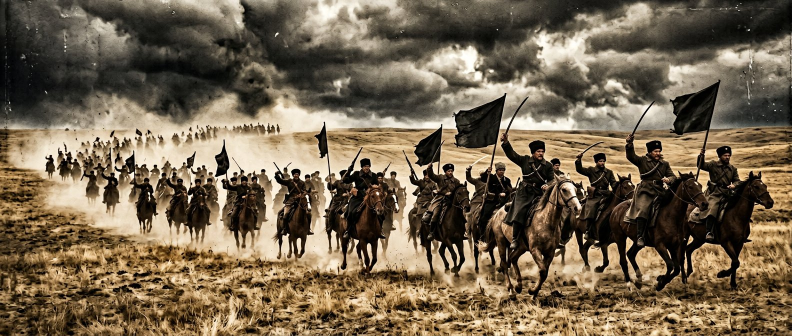
#> input picture mod_page/assets/banners/banner_main.jpg, 1584 x 672 px, found by its file name (shown at 1/2 size)
$ python generate_expanded_promo_v3.py
#> lines starting #> are read from the running program, lines starting #| are printed output that depends on the picture
import os
import subprocess
from PIL import Image, ImageDraw, ImageFont, ImageEnhance

ROOT = "/home/astra/.gemini/antigravity/scratch/hoi4_gulyaypole_mod_release"
OUTPUT_DIR = os.path.join(ROOT, "promo_video")
SLIDES_DIR = os.path.join(OUTPUT_DIR, "slides_v3")
os.makedirs(SLIDES_DIR, exist_ok=True)
CLIPS_DIR = os.path.join(OUTPUT_DIR, "clips_v3")
os.makedirs(CLIPS_DIR, exist_ok=True)

FONT_BOLD = os.path.join(ROOT, "tools/fonts/SourceSerifPro-Bold.ttf")
FONT_BLACK = os.path.join(ROOT, "tools/fonts/SourceSerifPro-Black.ttf")
FONT_REG = os.path.join(ROOT, "tools/fonts/SourceSerifPro-Regular.ttf")

AUDIO_TRACK = os.path.join(ROOT, "music/mongol_shuudan_lyubo.ogg")
FINAL_VIDEO = os.path.join(OUTPUT_DIR, "gulyaypole_mod_official_trailer.mp4")

WIDTH, HEIGHT = 1920, 1080

slides_data = [
    {
        "id": "slide_01",
        "bg": "mod_page/assets/banners/banner_main.jpg",
        "title": "ГУЛЯЙПОЛЕ: ВОЛЬНАЯ ТЕРРИТОРИЯ",
        "subtitle": "Hearts of Iron IV • Версия 1.19.2",
        "badge": "АЛЬТЕРНАТИВНАЯ ИСТОРИЯ • ВЕРСИЯ 1.6.1",
        "duration": 5.0
    },
    {
        "id": "slide_02",
        "bg": "mod_page/assets/makhno.jpg",
        "title": "«АНАРХИЯ — МАТЬ ПОРЯДКА!»",
        "subtitle": "Альтернативный 1936 год: Махновское движение отстояло юг",
        "badge": "БАТЬКО НЕСТОР МАХНО",
        "duration": 4.5
    },
    {
        "id": "slide_03",
        "bg": "mod_page/assets/news/black_guard_march.jpg",
        "title": "СУРОВОЕ ЭХО 1921 ГОДА",
        "subtitle": "Потери в огне Гражданской войны: армию предстоит растить заново",
        "badge": "ВЫБИТОЕ ПОКОЛЕНИЕ ВЕТЕРАНОВ",
        "duration": 4.5
    },
    {
        "id": "slide_04",
        "bg": "mod_page/assets/gallery/camp_council.jpg",
        "title": "ЗЕМЛЯ — КРЕСТЬЯНАМ, ВОЛЯ — НАРОДУ!",
        "subtitle": "Беспартийные Советы, крестьянские коммуны и вольные сходы",
        "badge": "ОБЩЕСТВО БЕЗ ВЕРТИКАЛИ ВЛАСТИ",
        "duration": 4.5
    },
    {
        "id": "slide_05",
        "bg": "mod_page/assets/gallery/cavalry_charge.jpg",
        "title": "ПОВСТАНЧЕСКАЯ КАВАЛЕРИЯ",
        "subtitle": "Молниеносные прорывы, сабельные атаки и рейды по тылам противника",
        "badge": "РЕВОЛЮЦИОННАЯ ПОВСТАНЧЕСКАЯ АРМИЯ",
        "duration": 4.5
    },
    {
        "id": "slide_06",
        "bg": "mod_page/assets/gallery/tachanka.jpg",
        "title": "ЛЕГЕНДАРНЫЕ ТАЧАНКИ И БРОНЕВИКИ",
        "subtitle": "Уникальная ветка техники со своими спрайтами: от пулемётных повозок до тяжёлых броневиков",
        "badge": "СОБСТВЕННЫЙ АРСЕНАЛ И ТЕХНОЛОГИИ",
        "duration": 5.0
    },
    {
        "id": "slide_07",
        "bg": "mod_page/assets/gallery/armored_train.jpg",
        "title": "СТАЛЬНЫЕ ТАРАНЫ РЕСПУБЛИКИ",
        "subtitle": "Бронепоезда «Свобода или Смерть», «Батько Махно» и «Гроза Степей»",
        "badge": "УНИКАЛЬНЫЕ БРОНЕПОЕЗДА С ФЛАГОМ ГУЛЯЙПОЛЯ",
        "duration": 5.0
    },
    {
        "id": "slide_08",
        "bg": "mod_page/assets/news/dnieper_electric.jpg",
        "title": "УГОЛЬНЫЙ КРИЗИС ДОНБАССА",
        "subtitle": "Шахтёры Юзовки и Луганска бастуют: налаживайте снабжение и диалог с фабзавкомами",
        "badge": "НОВАЯ МЕХАНИКА ИНТЕГРАЦИИ ПРОМЫШЛЕННОСТИ",
        "duration": 5.0
    },
    {
        "id": "slide_09",
        "bg": "mod_page/assets/news/anarchist_congress.jpg",
        "title": "ИНДУСТРИАЛИЗАЦИЯ И ДНЕПРОГЭС",
        "subtitle": "Развитие угольных синдикатов, заводов Екатеринослава и гидроэлектростанций",
        "badge": "ЭКОНОМИКА ВОЛЬНЫХ СИНДИКАТОВ",
        "duration": 4.5
    },
    {
        "id": "slide_10",
        "bg": "mod_page/assets/news/sevastopol_fleet.jpg",
        "title": "ВОЛЬНЫЙ ЧЕРНОМОРСКИЙ ФЛОТ",
        "subtitle": "Севастопольский бастион, торпедные катера и балтийские матросы Кронштадта",
        "badge": "МОРСКАЯ ОБОРОНА И ПРОЛИВЫ",
        "duration": 4.5
    },
    {
        "id": "slide_11",
        "bg": "mod_page/assets/news/madrid_international.jpg",
        "title": "ПОМОЩЬ РЕВОЛЮЦИИ В ИСПАНИИ",
        "subtitle": "Братство с CNT-FAI: спасение Каталонии, оружие и добровольческие колонны РПА",
        "badge": "МЕЖДУНАРОДНАЯ СОЛИДАРНОСТЬ",
        "duration": 5.0
    },
    {
        "id": "slide_12",
        "bg": "mod_page/assets/gallery/village_storm.jpg",
        "title": "ОСОБАЯ КОНТРРАЗВЕДКА ЛЬВА ЗАДОВА",
        "subtitle": "Чистки от шпионов НКВД, белогвардейских заговоров и спящие сети в тылу врага",
        "badge": "БЕЗОПАСНОСТЬ БЕЗ ГОСПЕРСОНАЛА",
        "duration": 4.5
    },
    {
        "id": "slide_13",
        "bg": "mod_page/assets/news/radio_tower.jpg",
        "title": "ГОРДОСТЬ ДВИЖЕНИЯ: ЛИДЕРЫ И КОМАНДИРЫ",
        "subtitle": "Белаш, Щусь, Кузьменко, Никифорова, Каретник с аутентичными портретами",
        "badge": "ИСТОРИЧЕСКИЕ ДЕЯТЕЛИ И СОВЕТНИКИ",
        "duration": 4.5
    },
    {
        "id": "slide_14",
        "bg": "mod_page/assets/banners/banner_story.jpg",
        "title": "СВЫШЕ 190 НАЦИОНАЛЬНЫХ ФОКУСОВ",
        "subtitle": "Колоссальное древо развития, союзы с мировыми державами или Чёрный Интернационал",
        "badge": "НЕБЫВАЛАЯ ГЛУБИНА И РЕИГРАБЕЛЬНОСТЬ",
        "duration": 5.0
    },
    {
        "id": "slide_15",
        "bg": "mod_page/assets/historical_makhno_berdyansk_1919.jpg",
        "title": "НЕСТОР МАХНО И ШТАБ ПОВСТАНЦЕВ",
        "subtitle": "Культовый саундтрек «Монгол Шуудан», живая история и дух вольной борьбы",
        "badge": "ИСТОРИЧЕСКАЯ ХРОНИКА • БЕРДЯНСК, 1919",
        "custom_crop_top": 20,
        "card_height_reduction": 50,
        "duration": 5.0
    },
    {
        "id": "slide_16",
        "bg": "mod_page/assets/hero.jpg",
        "title": "ВСТУПАЙТЕ В БОЙ ЗА ВОЛЬНУЮ СТЕПЬ!",
        "subtitle": "Поднимайте чёрные знамёна! Судьба мира зависит от вашей воли!",
        "badge": "СКАЧИВАЙТЕ В STEAM WORKSHOP",
        "duration": 4.5
    },
    {
        "id": "slide_17",
        "is_outro": True,
        "duration": 6.0
    }
]

def make_standard_slide(slide):
    bg_path = os.path.join(ROOT, slide["bg"])
    im = Image.open(bg_path).convert("RGB")
#> im is the input picture: PIL image 1584x672 RGB; mean R, G, B 117.1, 101.4, 79.2

    im_ratio = im.width / im.height
#> im_ratio = 2.36
    target_ratio = WIDTH / HEIGHT
    if im_ratio > target_ratio:
        new_height = HEIGHT
        new_width = int(new_height * im_ratio)
#> new_width = 2545
    else:
        new_width = WIDTH
        new_height = int(new_width / im_ratio)

    im = im.resize((new_width, new_height), Image.Resampling.LANCZOS)
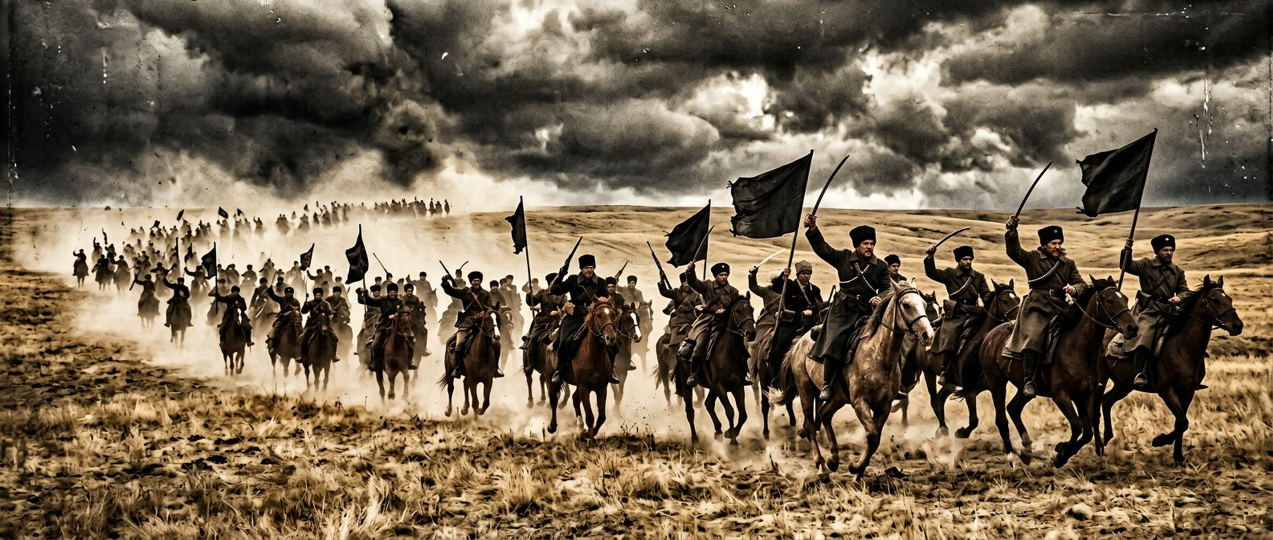
#> im: PIL image 2545x1080 RGB (shown at 1/2 size); mean R, G, B 117.1, 101.5, 79.3
    left = (im.width - WIDTH) // 2
#> left = 312
    if "custom_crop_top" in slide:
        top = slide["custom_crop_top"]
    else:
        top = (im.height - HEIGHT) // 2
#> top = 0
    im = im.crop((left, top, left + WIDTH, top + HEIGHT))
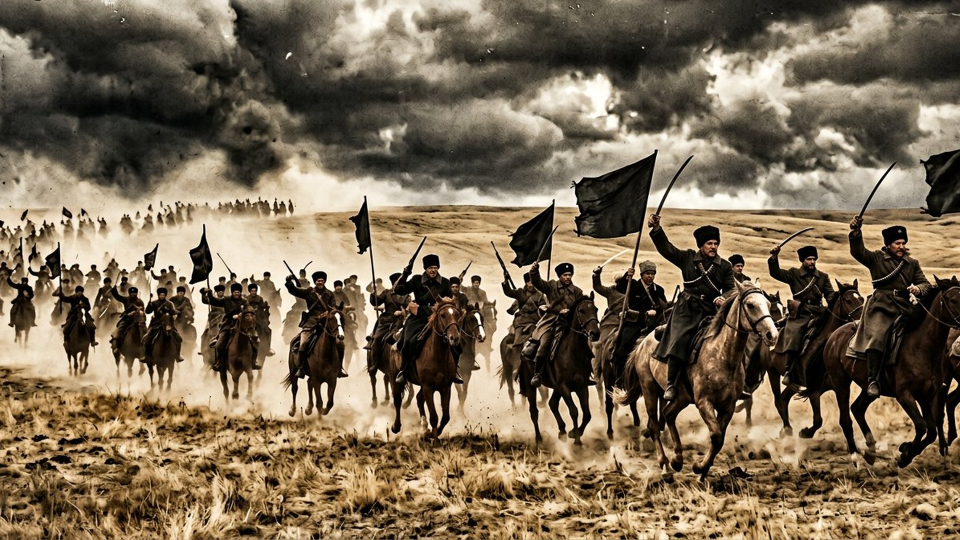
#> im: PIL image 1920x1080 RGB (shown at 1/2 size); mean R, G, B 121.8, 106.2, 84.1

    im = ImageEnhance.Contrast(im).enhance(1.18)
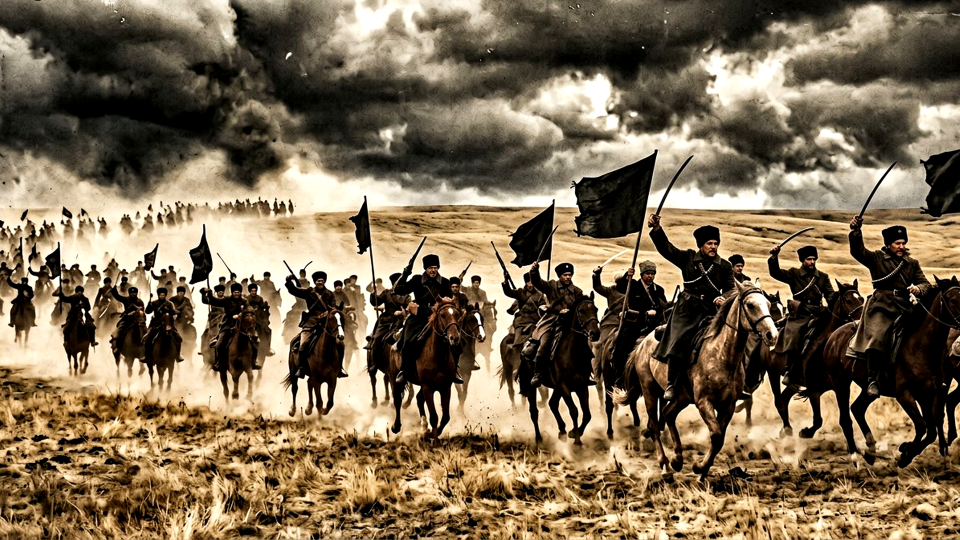
#> im: PIL image 1920x1080 RGB (shown at 1/2 size); mean R, G, B 123.7, 106.6, 81.7
    im = ImageEnhance.Color(im).enhance(0.85)

    overlay = Image.new("RGBA", (WIDTH, HEIGHT), (0, 0, 0, 0))
#> overlay: PIL image 1920x1080 RGBA; every value is 0
    odraw = ImageDraw.Draw(overlay)

    for y in range(HEIGHT):
        alpha = int(175 * (y / HEIGHT)**1.6)
        if y < 350:
            top_alpha = int(120 * ((350 - y) / 350)**1.8)
            alpha = max(alpha, top_alpha)
        odraw.line([(0, y), (WIDTH, y)], fill=(12, 10, 8, alpha))

    reduction = slide.get("card_height_reduction", 0)
    card_top = HEIGHT - 380 + reduction
    card_bot = HEIGHT - 90
    card_left = 120
    card_right = WIDTH - 120
    odraw.rectangle([card_left, card_top, card_right, card_bot], fill=(15, 13, 11, 215), outline=(195, 155, 90, 240), width=3)

    im = Image.alpha_composite(im.convert("RGBA"), overlay).convert("RGB")
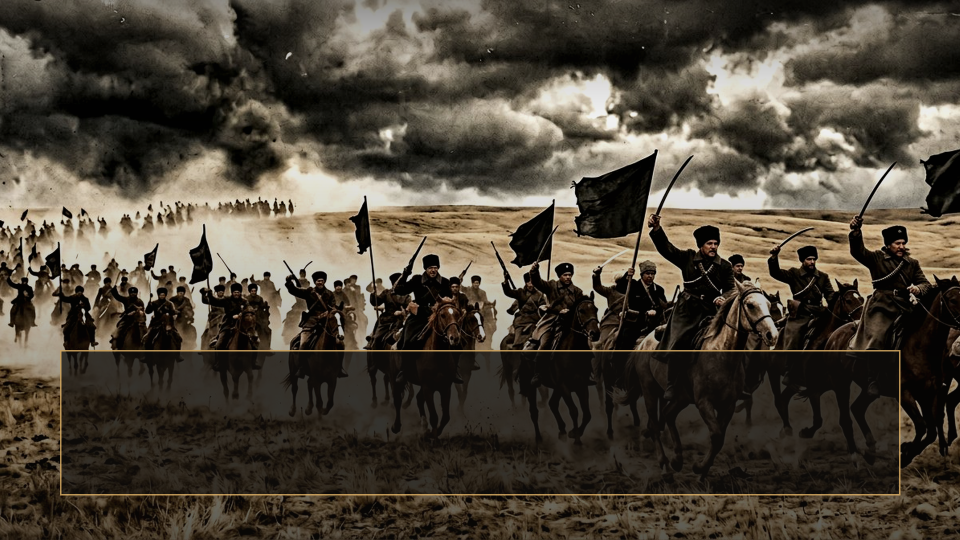
#> im: PIL image 1920x1080 RGB (shown at 1/2 size); mean R, G, B 77.2, 69.2, 57
    draw = ImageDraw.Draw(im)

    font_badge = ImageFont.truetype(FONT_BOLD, 24)
    font_title = ImageFont.truetype(FONT_BLACK, 46 if reduction else 50)
    font_sub = ImageFont.truetype(FONT_REG, 28 if reduction else 32)

    # Badge
    badge_text = slide["badge"]
    bbox_b = draw.textbbox((0, 0), badge_text, font=font_badge)
#> bbox_b = (0, 5, 550, 23)
    bw = bbox_b[2] - bbox_b[0]
#> bw = 550
    bx = (WIDTH - bw) // 2
#> bx = 685
    by = card_top + (26 if reduction else 32)

    draw.line([(bx - 120, by + 14), (bx - 20, by + 14)], fill=(195, 155, 90), width=2)
    draw.line([(bx + bw + 20, by + 14), (bx + bw + 120, by + 14)], fill=(195, 155, 90), width=2)
    draw.text((bx, by), badge_text, fill=(235, 195, 115), font=font_badge)

    # Title
    title_text = slide["title"]
    bbox_t = draw.textbbox((0, 0), title_text, font=font_title)
#> bbox_t = (0, 1, 950, 48)
    tw = bbox_t[2] - bbox_t[0]
#> tw = 950
    tx = (WIDTH - tw) // 2
#> tx = 485
    ty = card_top + (72 if reduction else 85)
    draw.text((tx + 2, ty + 2), title_text, fill=(0, 0, 0), font=font_title)
    draw.text((tx, ty), title_text, fill=(255, 255, 255), font=font_title)

    # Subtitle
    sub_text = slide["subtitle"]
    bbox_s = draw.textbbox((0, 0), sub_text, font=font_sub)
#> bbox_s = (0, 6, 531, 37)
    sw = bbox_s[2] - bbox_s[0]
#> sw = 531
    sx = (WIDTH - sw) // 2
#> sx = 694
    sy = card_top + (155 if reduction else 175)
    draw.text((sx + 1, sy + 1), sub_text, fill=(0, 0, 0), font=font_sub)
    draw.text((sx, sy), sub_text, fill=(215, 210, 195), font=font_sub)

    out_img = os.path.join(SLIDES_DIR, f"{slide['id']}.png")
    im.save(out_img, quality=95)
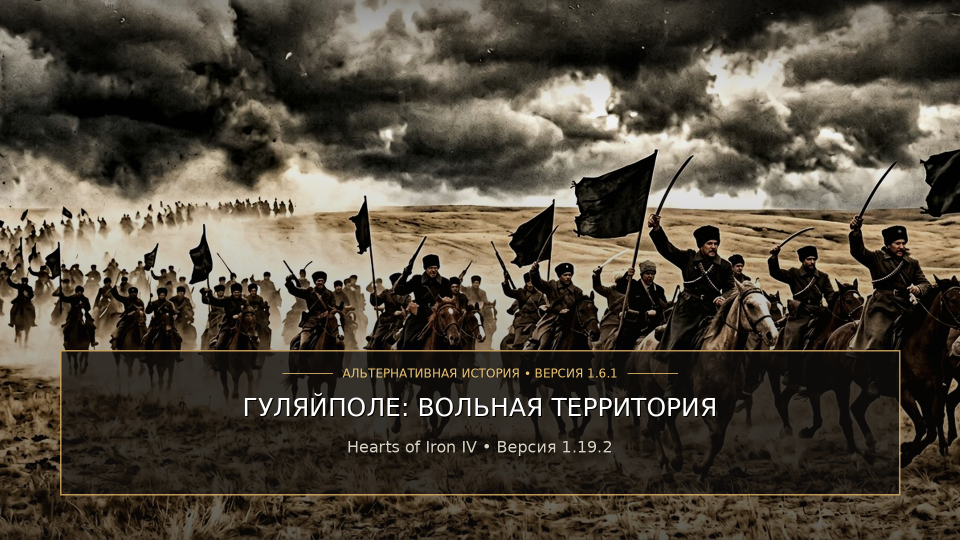
#> saved as slide_01.png: PIL image 1920x1080 RGB (shown at 1/2 size); mean R, G, B 78.9, 70.9, 58.5
    return out_img

# [92 lines left out: function make_outro_slide, not called in this run]

print("Generating slide images...")
for s in slides_data:
    if s.get("is_outro"):
        make_outro_slide(s)
    else:
        make_standard_slide(s)
#> pass 2 of the loop `for s in slides_data:`:
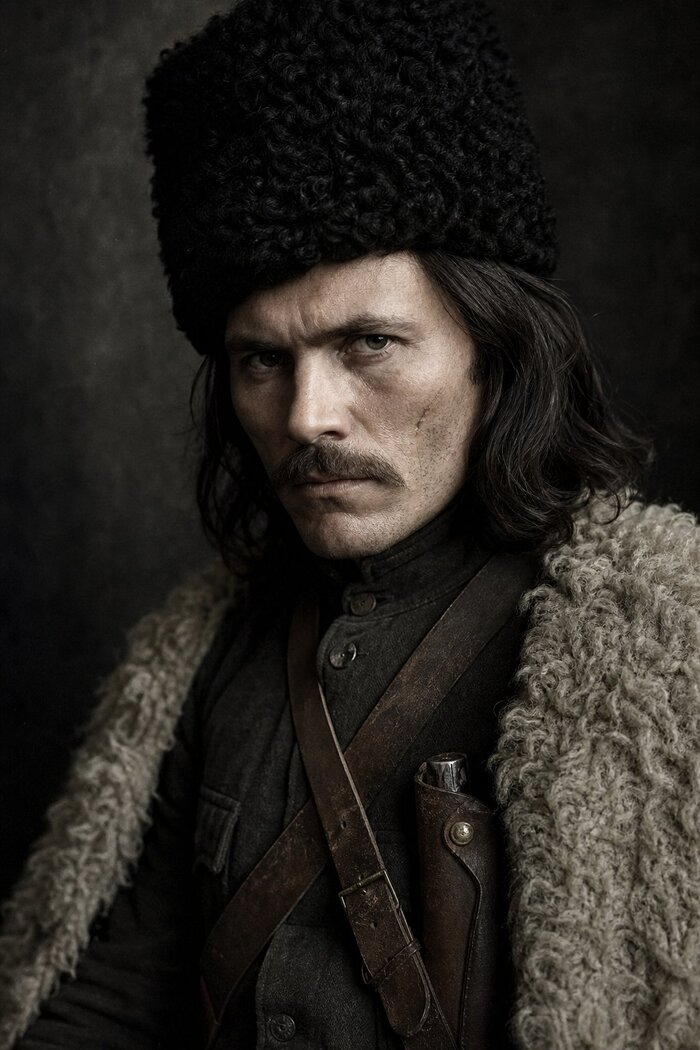
#> input picture mod_page/assets/makhno.jpg, 700 x 1050 px, found by its file name
#> in make_standard_slide, im is the input picture: PIL image 700x1050 RGB; mean R, G, B 40.4, 37, 32.5
#> in make_standard_slide (call 2), `im = Image.alpha_composite(im.convert("RGBA"), overlay).convert("RGB")`:
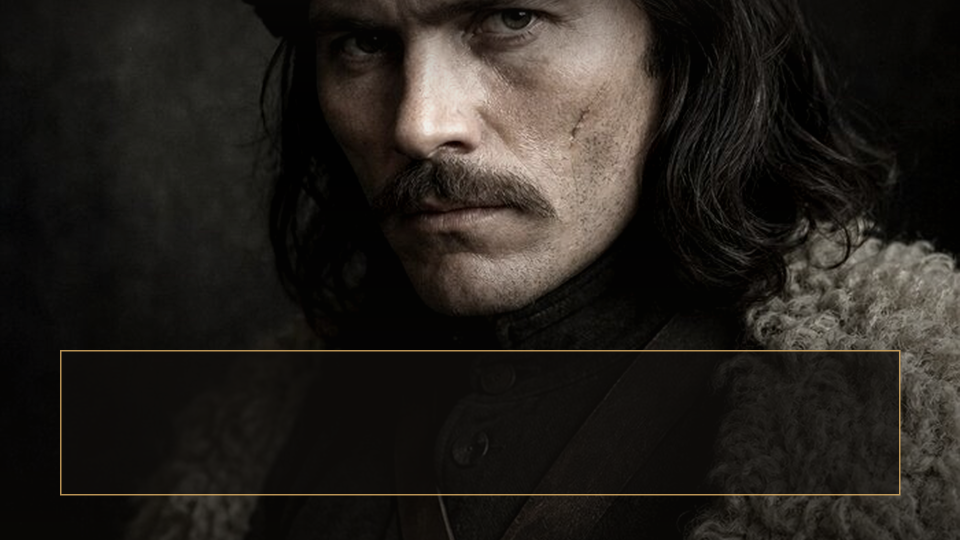
#> im: PIL image 1920x1080 RGB (shown at 1/2 size); mean R, G, B 36.7, 32.7, 28.4
#> bbox_b = (0, 5, 304, 23)
#> bw = 304
#> bx = 808
#> bbox_t = (0, 10, 814, 55)
#> tw = 814
#> tx = 553
#> bbox_s = (0, 5, 1068, 37)
#> sw = 1068
#> sx = 426
#> in make_standard_slide (call 2), `im.save(out_img, quality=95)`:
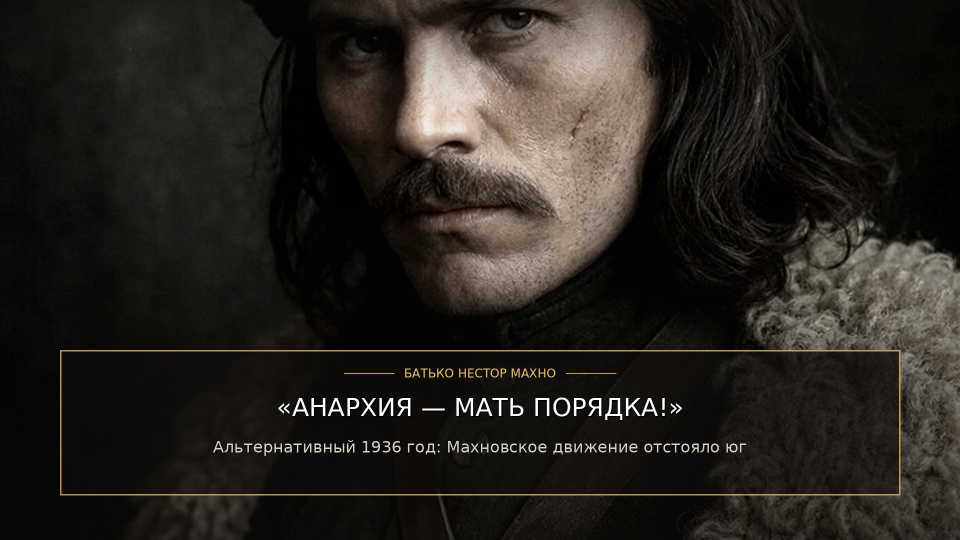
#> saved as slide_02.png: PIL image 1920x1080 RGB (shown at 1/2 size); mean R, G, B 38.5, 34.5, 30
#> pass 3 of the loop `for s in slides_data:`:
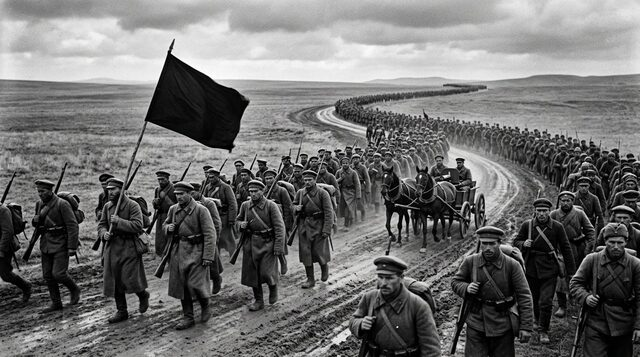
#> input picture mod_page/assets/news/black_guard_march.jpg, 640 x 357 px, found by its file name
#> in make_standard_slide, im is the input picture: PIL image 640x357 RGB; mean R, G, B 111.1, 111.1, 110.7
#> in make_standard_slide (call 3), `im = Image.alpha_composite(im.convert("RGBA"), overlay).convert("RGB")`:
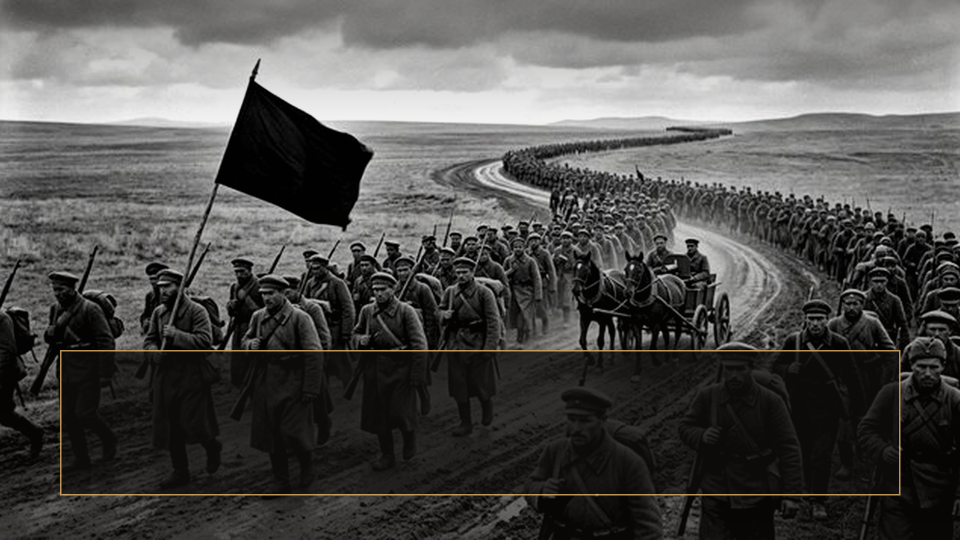
#> im: PIL image 1920x1080 RGB (shown at 1/2 size); mean R, G, B 82.7, 81.7, 80.3
#> bbox_b = (0, 5, 439, 23)
#> bw = 439
#> bx = 740
#> bbox_t = (0, 10, 667, 55)
#> tw = 667
#> tx = 626
#> bbox_s = (0, 5, 1185, 37)
#> sw = 1185
#> sx = 367
#> in make_standard_slide (call 3), `im.save(out_img, quality=95)`:
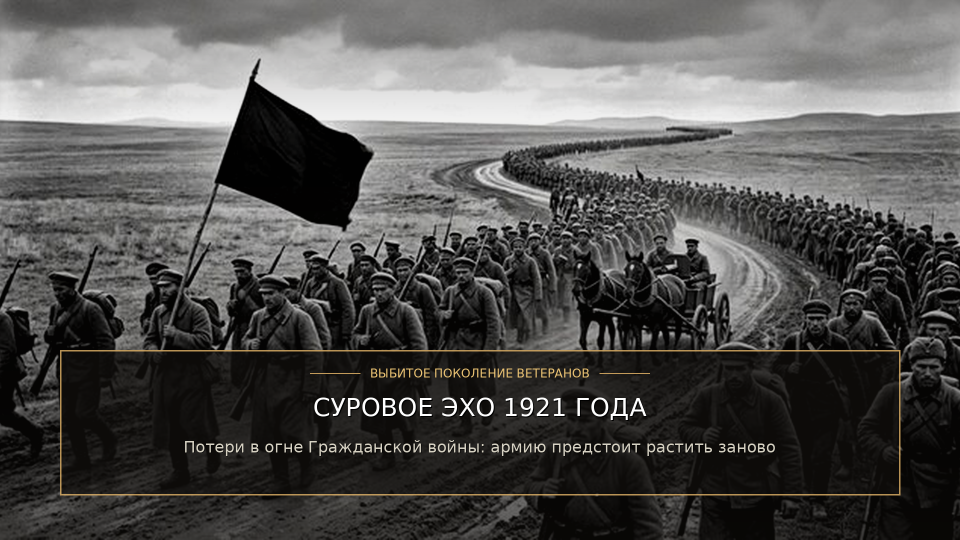
#> saved as slide_03.png: PIL image 1920x1080 RGB (shown at 1/2 size); mean R, G, B 84.4, 83.3, 81.8
#> (the run stopped early here; a loop or call above may not have finished)
